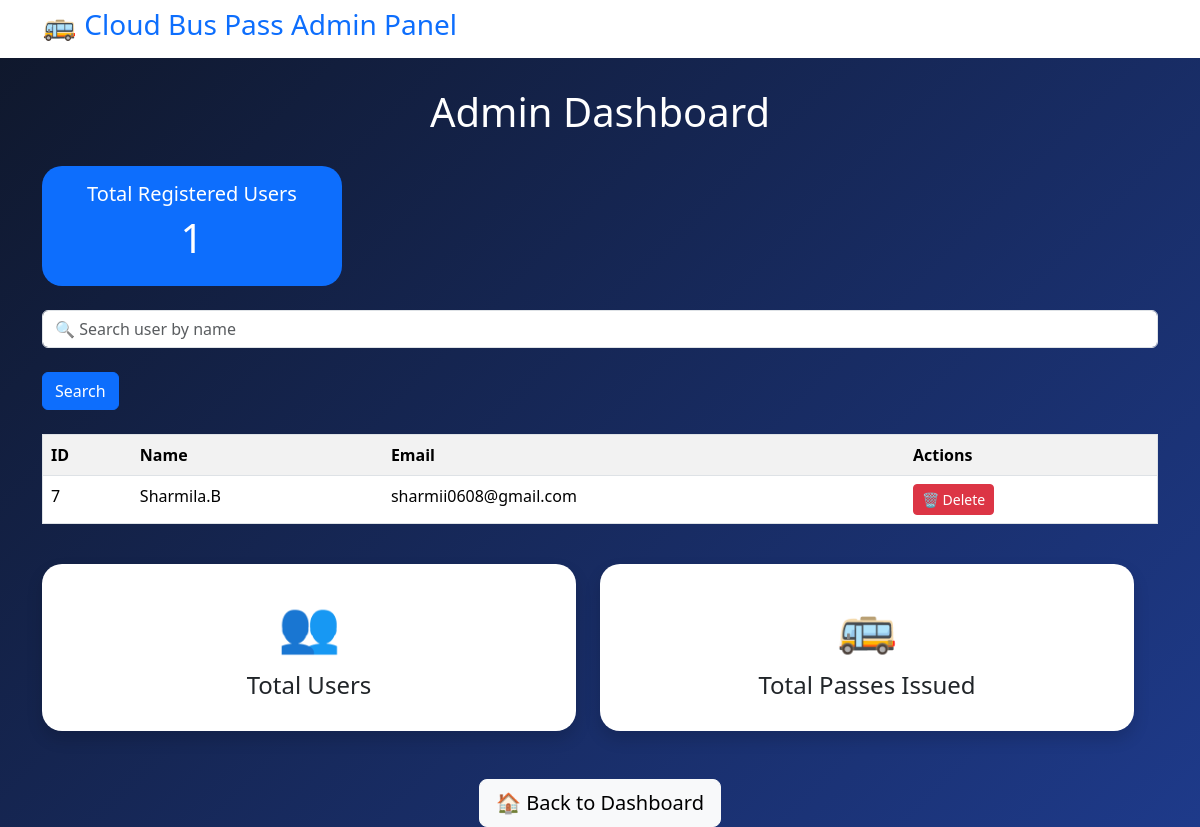
The page /admin on the database its author committed.
### tables this page shows
CREATE TABLE users (
    id INTEGER PRIMARY KEY AUTOINCREMENT,
    name TEXT,
    email TEXT,
    password TEXT
);

### app.py (the view)
@app.route('/admin')
def admin():
    conn = sqlite3.connect('database.db')
    cursor = conn.cursor()
    search = request.args.get('search')
    if search:
        cursor.execute(
        "SELECT * FROM users WHERE name LIKE ?",
        ('%' + search + '%',)
    )
    else:
      cursor.execute("SELECT * FROM users")
    users = cursor.fetchall()
    conn.close()
    return render_template(
        'admin.html',
        users=users
    )

### templates/admin.html (shortened to what this page needs)
<!DOCTYPE html>
<html lang="en">
<head>
<link href="https://cdn.jsdelivr.net/npm/bootstrap@5.3.3/dist/css/bootstrap.min.css" rel="stylesheet">
</head>
<body>
<nav class="navbar">
<div class="container">
<h3 class="text-primary">🚌 Cloud Bus Pass Admin Panel</h3>
</div>
</nav>
<div class="container">
<h1 class="heading">Admin Dashboard</h1>
<div class="card text-white bg-primary mb-4" style="max-width:300px;">
    <div class="card-body text-center">
        <h5>Total Registered Users</h5>
        <h1>{{ users|length }}</h1>
    </div>
</div>
<form method="GET" action="/admin" class="mb-4">
        <input
            type="text"
            name="search"
            class="form-control"
            placeholder="🔍 Search user by name">
        <br>
        <button class="btn btn-primary">
            Search
        </button>
    </form>
    <table border="1" class="table table-striped mt-4">
    <tr>
        <th>ID</th>
        <th>Name</th>
        <th>Email</th>
        <th>Actions</th>
    </tr>
    {% for user in users %}
    <tr>
    <td>{{ user[0] }}</td>
    <td>{{ user[1] }}</td>
    <td>{{ user[2] }}</td>
    <td>
    <a href="/delete/{{ user[0] }}"
       class="btn btn-danger btn-sm"
       onclick="return confirm('Are you sure you want to delete this user?');">
        🗑 Delete
    </a>
</td>
</tr>
    {% endfor %}
</table>
    <div class="row g-4">
<div class="row g-4">
<div class="col-md-6">
<div class="card shadow p-4 text-center">
<div class="icon">👥</div>
<h4>Total Users</h4>
</div>
</div>
<div class="col-md-6">
<div class="card shadow p-4 text-center">
<div class="icon">🚌</div>
<h4>Total Passes Issued</h4>
</div>
</div>
</div>
<div class="text-center mt-5">
<a href="/dashboard" class="btn btn-light btn-lg">
🏠 Back to Dashboard
</a>
</div>
</div>
</body>
</html>

### templates/admin.html (style rules this page uses)
body { background: linear-gradient(135deg,#0f172a,#1e3a8a); min-height:100vh; }
.navbar { background:white; }
.card { border:none; border-radius:20px; transition:0.3s; }
.icon { font-size:50px; }
.heading { color:white; text-align:center; margin:30px 0; }

### rows shown on the page
users: id "7", name "Sharmila.B", email "sharmii0608@gmail.com"

### other values the page prints
{{ users|length }} "1"
